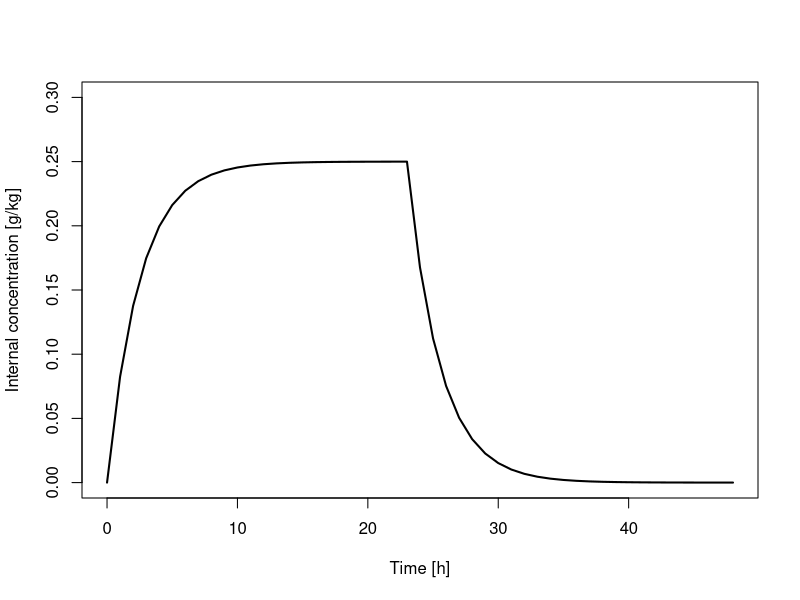

Generate this figure with R:
#Exercise 1
# Implement the one-compartment bioaccumulation model (equation on slide 18) in R and present model predictions in a graph (line plot)
# Try different parameter values for ku and ke – does the model behave as expected?
# Try different exposure concentrations (including an uptake phase and a depuration phase) – does the model behave as expected?
  
#packages
library(deSolve)

#toxicokinetic function
F_tk <- function(t, y,  pars, input) {
  with(as.list(c(y, pars)), {
    #exposure concentration
    Cw     <- input(t)
    #internal concentration
    dCi <- ku * Cw - ke*Ci 
    return(list(c(dCi))) 
  })
}

#Inputs
t <- c(0: 48)            #time vector
Cw<- rep(0.2, length(t)) #vector of exposure concentrations
Cw[24:48]<-0
Cw <- approxfun(t, Cw,  rule = 2, method = "constant") #interpolation

#Initial state variables
ini=c(Ci=0)

#parameters
pars<-c(ku=0.5, 
        ke=0.4) 

#call function, collect outputs
out<- lsoda(y = ini,times = t, func = F_tk, pars, input=Cw)

#plot results
plot(out[,1], out[,2], type="l", lty= 1, lwd=2, xlab = "Time [h]", 
     ylab = "Internal concentration [g/kg]", ylim=c(0, 0.3))
